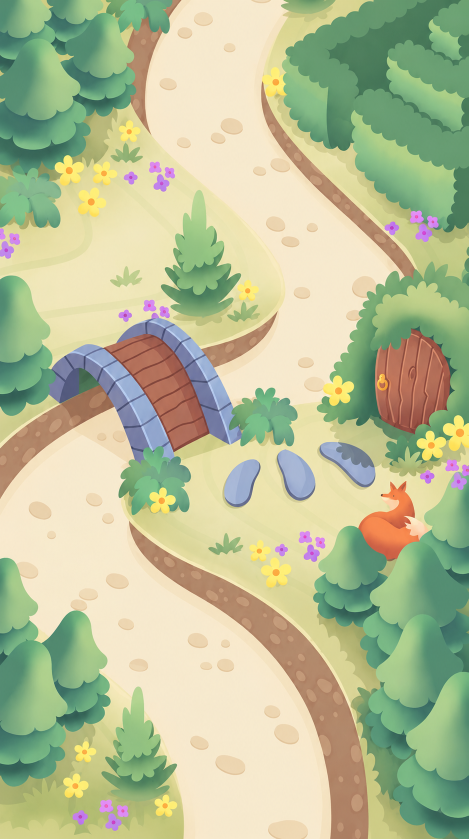
#> input picture tools/scene-trace/work/ref/ref.png, 937 x 1678 px, found by its file name (shown at 1/2 size)
$ python sscore.py ../ref/ref.png ../ref/ref.png
#> lines starting #> are read from the running program, lines starting #| are printed output that depends on the picture
### tools/scene-trace/work/tools/art.py
"""ForestPathArt data model: parse layer data, flatten paths, AA-rasterize, composite."""
import numpy as np, re, os

LAYERS = ['meadow', 'pathEdges', 'path', 'water', 'rocks', 'wood', 'foliage', 'conifers', 'accents', 'flowers']
from PIL import Image as _Image
import os as _os
W, H = 937, 1678                                   # live art size; overridden by the reference size when a working copy has one
if _os.path.exists('/Users/laverath/Desktop/themockjuicecompany/tools/scene-trace/work/ref/ref.png'):  # relocate.sh rewrites this path to WORKDIR/ref/ref.png
    W, H = _Image.open('/Users/laverath/Desktop/themockjuicecompany/tools/scene-trace/work/ref/ref.png').size
#> W = 937; H = 1678
TOK = re.compile(r'[MLCZlc]|-?\d+(?:\.\d+)?|-?\.\d+')

def hex2rgb(h):
    v = int(h, 16)
    return np.array([(v >> 16) & 255, (v >> 8) & 255, v & 255], np.float64) / 255

def rgb2hex(c):
    c = np.clip(np.round(np.asarray(c) * 255), 0, 255).astype(int)
    return '%02X%02X%02X' % tuple(c)

# [23 lines left out: function parse_path, not called in this run]

class Shape:
    __slots__ = ('layer', 'idx', 'c0', 'c1', 'p0', 'p1', 'subs', 'pathstr', 'grad')
    # [104 lines left out: functions __init__, load, flatten, rasterize, shading, not called in this run]

### tools/scene-trace/work/tools/pbart.py
"""Phase B data model: shapes with flat or bilinear-mesh fills (mesh spans the path's tight bounds), optional blur.
Line formats:  RRGGBB <path>   |   *NX NY C1 .. Cn <path>   (row-major, top-left first)   | optional '~R ' prefix = blur."""
import os, numpy as np
from art import hex2rgb, rgb2hex, parse_path, flatten, rasterize, LAYERS, W, H

# [25 lines left out: function tight_bounds, not called in this run]

class PShape:
    __slots__ = ('layer', 'blur', 'nx', 'ny', 'cols', 'pathstr', 'subs', 'box', 'region', 'grad')
    # [51 lines left out: functions __init__, line, colour_at, bilinear_dense, not called in this run]

def load(datadir):
#> called with datadir = '../ref/ref.png'
    shapes = []
    for L in LAYERS:
        p = os.path.join(datadir, L + '.txt')
        if not os.path.exists(p): continue          # older data sets lack the newer layers
        for line in open(p).read().split('\n'):
            if line.strip(): shapes.append(PShape(L, line.strip()))
    return shapes

# [4 lines left out: function write, not called in this run]

### tools/forest-art/scripts/tools/pbrender.py
"""Python render model for Phase B data (flat/mesh fills, optional blur groups), any scale/offset."""
import sys, numpy as np
from scipy import ndimage as ndi
from PIL import Image
from art import flatten, rasterize, W, H
from pbart import load, bilinear_dense

def render(shapes, scale=1.0, ox=0.0, oy=0.0, Wp=W, Hp=H, S=16):
#> called with scale = 1, ox = 0, oy = 0, Wp = 937, Hp = 1678, S = 16
    img = np.zeros((Hp, Wp, 3)); T = None
    covs = None if not any(sh.blur > 0 for sh in shapes) else [rasterize(flatten(sh.subs, scale), scale, ox, oy, Wp, Hp, S) for sh in shapes]
    if covs is None:      # no blurred groups: stream shape by shape (low memory)
        for sh in shapes:
            composite_one(img, None, sh, rasterize(flatten(sh.subs, scale), scale, ox, oy, Wp, Hp, S), scale, ox, oy, premult=False)
#> img: shape (1678, 937, 3) float64; every value is 0
        return img
    # source-over in order; blurred groups: consecutive shapes with the same blur in the same layer
    i = 0
    while i < len(shapes):
        sh = shapes[i]
        if sh.blur > 0:
            j = i
            while j < len(shapes) and shapes[j].blur == sh.blur and shapes[j].layer == sh.layer: j += 1
            lay = np.zeros((Hp, Wp, 3)); la = np.zeros((Hp, Wp))
            for k in range(i, j):
                composite_one(lay, la, shapes[k], covs[k], scale, ox, oy)
            s = sh.blur * scale
            lay = np.stack([ndi.gaussian_filter(lay[..., c], s, mode='constant') for c in range(3)], -1); la = ndi.gaussian_filter(la, s, mode='constant')
            img = img * (1 - la[..., None]) + lay
            i = j; continue
        composite_one(img, None, sh, covs[i], scale, ox, oy, premult=False)
        i += 1
    return img

# [8 lines left out: function composite_one, not called in this run]

# [11 lines that do not run on import are left out]

### tools/scene-trace/work/tools/sscore.py
"""Score per-layer data against its source with the Python copy of the iOS renderer.
usage: sscore.py DATADIR REF.png [--dev]
Design space 1x (W x H of REF); --dev also renders the 393x852 @3x phone framing (aspect-fill, centred).
SSIM on luma (Rec. 709, Gaussian sigma 1.5, as score.py), MAE per channel (0-255)."""
import sys, numpy as np
from PIL import Image
from skimage.metrics import structural_similarity
from pbart import load
from pbrender import render

def luma(x): return x @ np.array([0.2126, 0.7152, 0.0722])

def ssim(a, b):
    return structural_similarity(luma(a), luma(b), data_range=1, gaussian_weights=True, sigma=1.5, use_sample_covariance=False)

d, refp = sys.argv[1], sys.argv[2]
ref = np.asarray(Image.open(refp).convert('RGB')).astype(np.float64) / 255
H, W = ref.shape[:2]
shapes = load(d)
img = np.clip(render(shapes, 1.0, 0, 0, W, H), 0, 1)
Image.fromarray((img * 255 + 0.5).astype(np.uint8)).save(d.rstrip('/') + '_py1x.png')
mae = np.abs(img - ref).mean((0, 1)) * 255
#> mae = [182.8, 190.1, 150.7]
print(f'{d}: 1x SSIM {ssim(img, ref):.4f}  MAE {mae[0]:.2f}/{mae[1]:.2f}/{mae[2]:.2f}  shapes {len(shapes)}')
#> in luma, `def luma(x): return x @ np.array([0.2126, 0.7152, 0.0722])`: returned value: shape (1678, 937) float64; every value is 0
#> in luma (call 2), `def luma(x): return x @ np.array([0.2126, 0.7152, 0.0722])`:
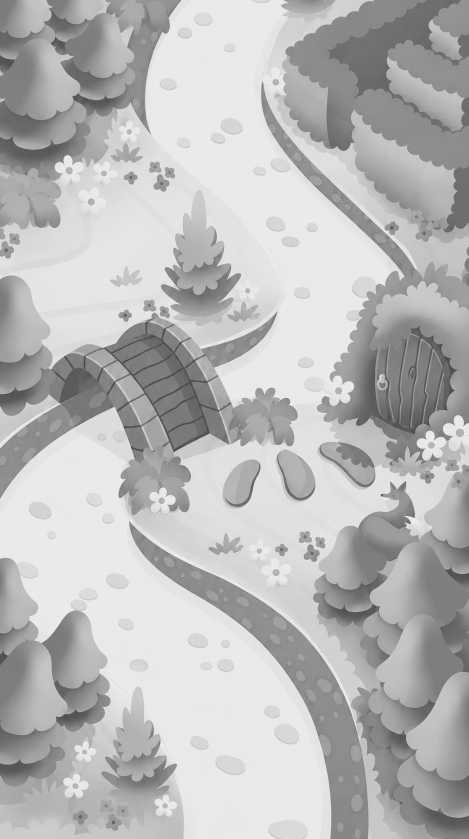
#> returned value: shape (1678, 937) float64 (shown at 1/2 size); min 0.219, max 0.996, mean 0.728
#| ../ref/ref.png: 1x SSIM 0.0002  MAE 182.85/190.08/150.72  shapes 0
if '--dev' in sys.argv:
    from scipy import ndimage as ndi
    s = 2556 / H; ox = (1179 - W * s) / 2
    dev = np.clip(render(shapes, s, ox, 0, 1179, 2556), 0, 1)
    yy, xx = np.mgrid[0:2556, 0:1179]
    sx = (xx + 0.5 - ox) / s - 0.5; sy = (yy + 0.5) / s - 0.5
    rd = np.stack([ndi.map_coordinates(ref[..., c], [sy, sx], order=3, mode='nearest') for c in range(3)], -1).clip(0, 1)
    Image.fromarray((dev * 255 + 0.5).astype(np.uint8)).save(d.rstrip('/') + '_pydev.png')
    print(f'{d}: dev3x SSIM {ssim(dev, rd):.4f}')
